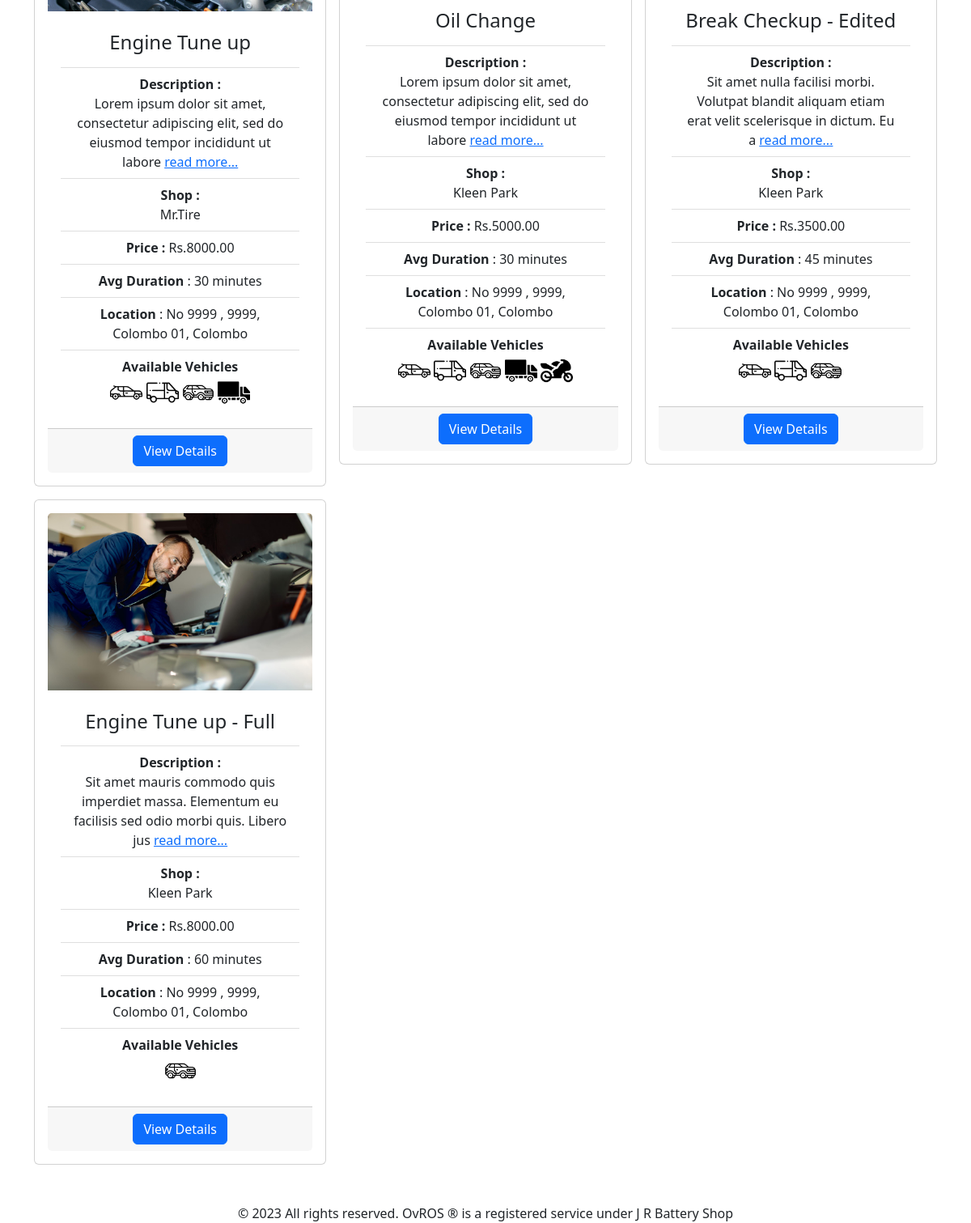
The page /services/ (lower part) on the database as committed earlier.
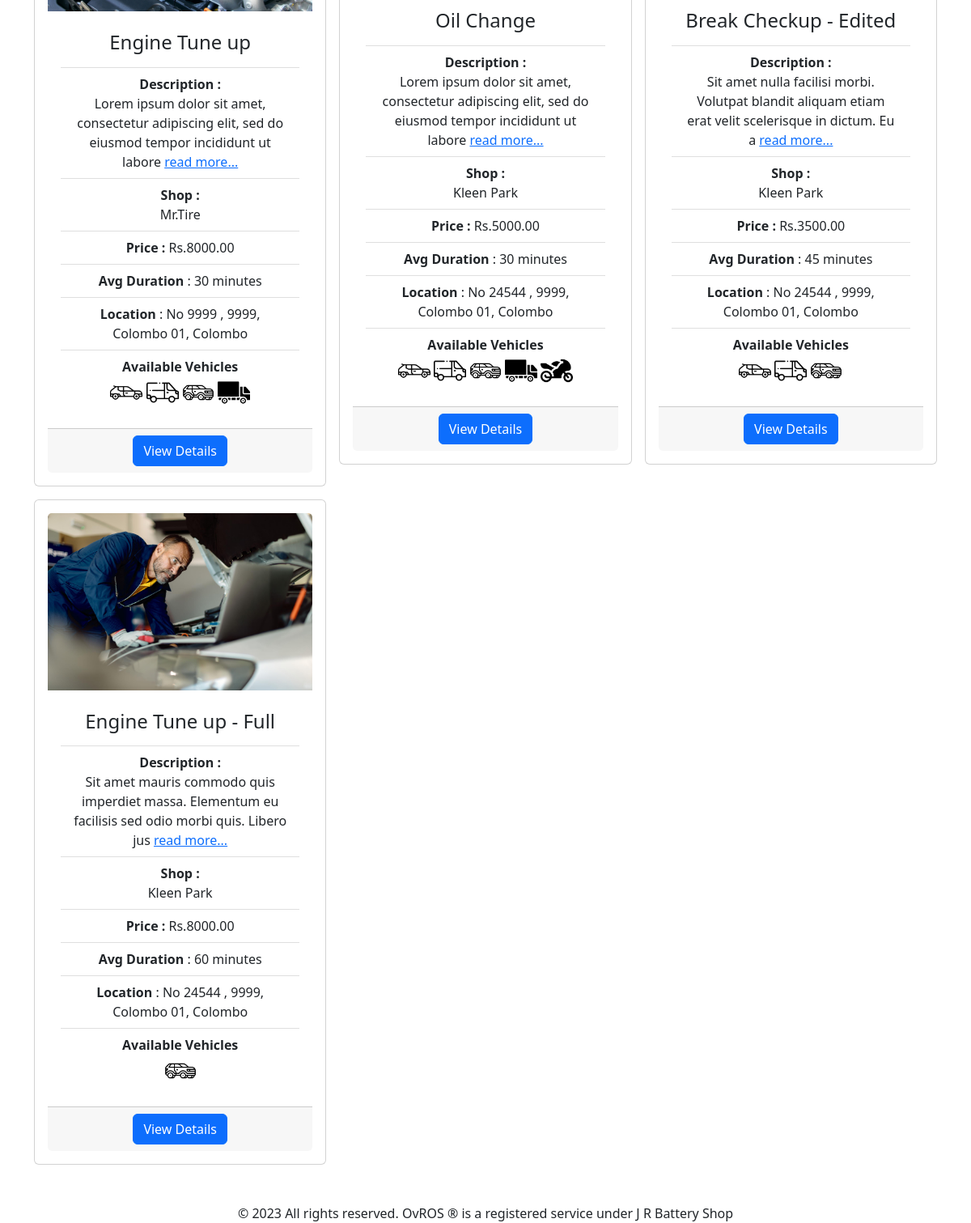
The same page on the database as committed later.
### ovros_service_module/models.py (models this page shows, shortened)
class Service(models.Model):
    shop = models.ForeignKey(to=ShopProfile, on_delete=models.CASCADE)
    service_name = models.CharField(max_length=100)
    service_image = models.ImageField(upload_to='images/service_img', blank=True)
    service_description = models.CharField(max_length=500, default='', blank=True)
    service_price = models.DecimalField(max_digits=10, decimal_places=2)
    service_duration = models.CharField(max_length=5)
    is_for_car = models.BooleanField(verbose_name="Available for car", default=False)
    is_for_van = models.BooleanField(verbose_name="Available for van", default=False)
    is_for_suv = models.BooleanField(verbose_name="Available for suv", default=False)
    is_for_lorry = models.BooleanField(verbose_name="Available for lorry", default=False)
    is_for_bike = models.BooleanField(verbose_name="Available for bike", default=False)
    is_for_long_vehicle = models.BooleanField(verbose_name="Available for bike", default=False)
    service_availability = models.BooleanField(
        verbose_name="Service availability",
        default=False,
        help_text="is service available currently"
    )
    date_created = models.DateField(auto_now_add=True)
    date_updated = models.DateField(auto_now=True)

### ovros_user_module/models.py (models this page shows, shortened)
class ShopProfile(models.Model):
    user = models.OneToOneField(settings.AUTH_USER_MODEL, on_delete=models.CASCADE)
    user_role = models.CharField('Type', max_length=40, choices=Types.choices, default=Types.USER_SHOP)
    shop_name = models.CharField(max_length=100, help_text="Service Shop name")
    shop_profile_img = models.ImageField(upload_to='shops/profile_images', null=True, blank=True,
                                         default="shops/shop_profile_default.jpg")
    shop_address_no = models.CharField(
        max_length=200,
        help_text="Service Shop address Number",
    )
    shop_address_street = models.CharField(
        max_length=200,
        help_text="Service Shop address street",
    )
    shop_address_city = models.CharField(
        choices=DISTRICTS_CITY,
        max_length=200,
        help_text="Service Shop address city",
    )
    shop_address_district = models.CharField(
        choices=DISTRICTS,
        max_length=200,
        help_text="Service Shop address district",
    )
    shop_contact = models.CharField(max_length=10, help_text="eg: 07xxxxxxxx")
    shop_email = models.CharField(max_length=100, help_text="shop email address", blank=True)
    def get_full_address(self):
        return f'No {self.shop_address_no} , ' \
               f'{self.shop_address_street}, ' \
               f'{self.shop_address_city}, ' \
               f'{self.shop_address_district}'

### ovros_home/views.py (the view)
# urls.py: path('services/', services, name='services'),
def services(request):
    if request.method == 'GET':
        search(request)
    search_form01 = ServiceSearchForm01()
    search_form02 = ServiceSearchForm02()
    all_services = Service.objects.all()
    return render(request, 'services/service_list.html', {
        'services': all_services,
        'form01': search_form01,
        'form02': search_form02,
    })

### ovros_user_module/context_processors.py (called while the page is built)
def profile_data(request):
    return {'profile_data': ProfileData(request)}

### templates/services/service_list.html (shortened to what the changed rows need)
{% extends 'base.html' %}
{% load static %}
{% load crispy_forms_tags %}
{% block content %}
    <section id="ovros-service">
        <div class="container">
            <div class="row my-5 g-3">
                {% for service in services %}
                    <div class="col-12 col-md-6 col-lg-4">
                        <div class="card">
                            <div class="card-body text-center">
                                {% if service.service_image is None %}
                                    <img src="{% static 'images/service_vector.jpg' %}" class="card-img-top"
                                         alt="...">
                                {% else %}
                                    <img src="{{ service.service_image.url }}" class="card-img-top" alt="...">
                                {% endif %}
                                <div class="card-body">
                                    <div class="list-group">
                                        <ul class="list-group list-group-flush">
                                            <li class="list-group-item">
                                                <h4>{{ service.service_name }}</h4>
                                            </li>
                                            <li class="list-group-item">
                                                <strong>Description :</strong><br>
                                                {{ service.service_description  | slice:":100" }} <a
                                                    href="{% url 'service_detail' service.id %}">read more...</a></li>
                                            <li class="list-group-item">
                                                <strong>Shop :</strong><br>
                                                {{ service.shop.shop_name }}</li>
                                            <li class="list-group-item"><strong>Price
                                                : </strong><span>Rs.</span>{{ service.service_price }}</li>
                                            <li class="list-group-item"><strong>Avg Duration </strong>
                                                : {{ service.service_duration }} minutes
                                            </li>
                                            <li class="list-group-item"><strong>Location </strong>
                                                : {{ service.shop.get_full_address }}
                                            </li>
                                            <li class="list-group-item"><strong>Available Vehicles </strong>
                                                <div>
                                                    {% if service.is_for_car %}
                                                        <img height="40px" width="40px"
                                                             src="{% static 'icons/car_icon.png' %}">
                                                    {% endif %}
                                                    {% if service.is_for_van %}
                                                        <img height="40px" width="40px" class="bi"
                                                             src="{% static 'icons/van_icon.png' %}">
                                                    {% endif %}
                                                    {% if service.is_for_suv %}
                                                        <img height="40px" width="40px" class="bi"
                                                             src="{% static 'icons/suv_icon.png' %}">
                                                    {% endif %}
                                                    {% if service.is_for_lorry %}
                                                        <img height="40px" width="40px" class="bi"
                                                             src="{% static 'icons/lorry_icon.png' %}">
                                                    {% endif %}
                                                    {% if service.is_for_bike %}
                                                        <img height="40px" width="40px" class="bi"
                                                             src="{% static 'icons/bike_icon.png' %}">
                                                    {% endif %}
                                                </div>
                                            </li>
                                        </ul>
                                    </div>
                                </div>
                                <div class="card-footer">
                                    <a href="{% url 'service_detail' service.id %}" class="btn btn-primary ">View
                                        Details</a>
                                </div>
                            </div>
                        </div>
                    </div>
                {% endfor %}
            </div>
        </div>
    </section>
{% endblock %}

Rows that differ between the two databases and show on the page:
changed through a linked row, Service "Oil Change": shop.get_full_address "No 9999 , 9999, Colombo 01, Colombo" → "No 24544 , 9999, Colombo 01, Colombo"
changed through a linked row, Service "Break Checkup - Edited": shop.get_full_address "No 9999 , 9999, Colombo 01, Colombo" → "No 24544 , 9999, Colombo 01, Colombo"
changed through a linked row, Service "Engine Tune up - Full": shop.get_full_address "No 9999 , 9999, Colombo 01, Colombo" → "No 24544 , 9999, Colombo 01, Colombo"
